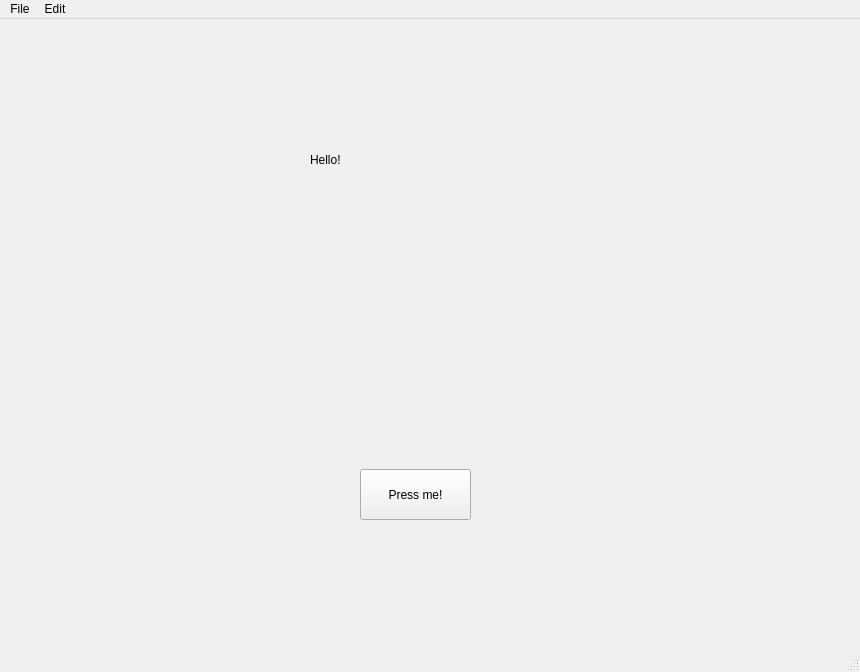
<?xml version="1.0" encoding="UTF-8"?>
<ui version="4.0">
 <class>MainWindow</class>
 <widget class="QMainWindow" name="MainWindow">
  <property name="geometry">
   <rect>
    <x>0</x>
    <y>0</y>
    <width>860</width>
    <height>672</height>
   </rect>
  </property>
  <property name="windowTitle">
   <string>MainWindow</string>
  </property>
  <widget class="QWidget" name="centralwidget">
   <widget class="QPushButton" name="button1">
    <property name="geometry">
     <rect>
      <x>360</x>
      <y>450</y>
      <width>111</width>
      <height>51</height>
     </rect>
    </property>
    <property name="text">
     <string>Press me!</string>
    </property>
   </widget>
   <widget class="QLabel" name="label1">
    <property name="geometry">
     <rect>
      <x>310</x>
      <y>110</y>
      <width>221</width>
      <height>61</height>
     </rect>
    </property>
    <property name="text">
     <string>Hello!</string>
    </property>
   </widget>
  </widget>
  <widget class="QMenuBar" name="menubar">
   <property name="geometry">
    <rect>
     <x>0</x>
     <y>0</y>
     <width>860</width>
     <height>21</height>
    </rect>
   </property>
   <widget class="QMenu" name="menuFile">
    <property name="title">
     <string>File</string>
    </property>
    <addaction name="actionNew"/>
    <addaction name="actionSave"/>
   </widget>
   <widget class="QMenu" name="menuEdit">
    <property name="title">
     <string>Edit</string>
    </property>
    <addaction name="actionCopy"/>
    <addaction name="actionPaste"/>
   </widget>
   <addaction name="menuFile"/>
   <addaction name="menuEdit"/>
  </widget>
  <widget class="QStatusBar" name="statusbar"/>
  <action name="actionNew">
   <property name="text">
    <string>New</string>
   </property>
   <property name="statusTip">
    <string>Create new file</string>
   </property>
   <property name="shortcut">
    <string>Ctrl+N</string>
   </property>
  </action>
  <action name="actionSave">
   <property name="text">
    <string>Save</string>
   </property>
   <property name="statusTip">
    <string>Save file</string>
   </property>
   <property name="shortcut">
    <string>Ctrl+S</string>
   </property>
  </action>
  <action name="actionCopy">
   <property name="text">
    <string>Copy</string>
   </property>
   <property name="statusTip">
    <string>Copy file</string>
   </property>
  </action>
  <action name="actionPaste">
   <property name="text">
    <string>Paste</string>
   </property>
   <property name="statusTip">
    <string>Paste file</string>
   </property>
   <property name="shortcut">
    <string/>
   </property>
  </action>
 </widget>
 <resources/>
 <connections/>
</ui>
